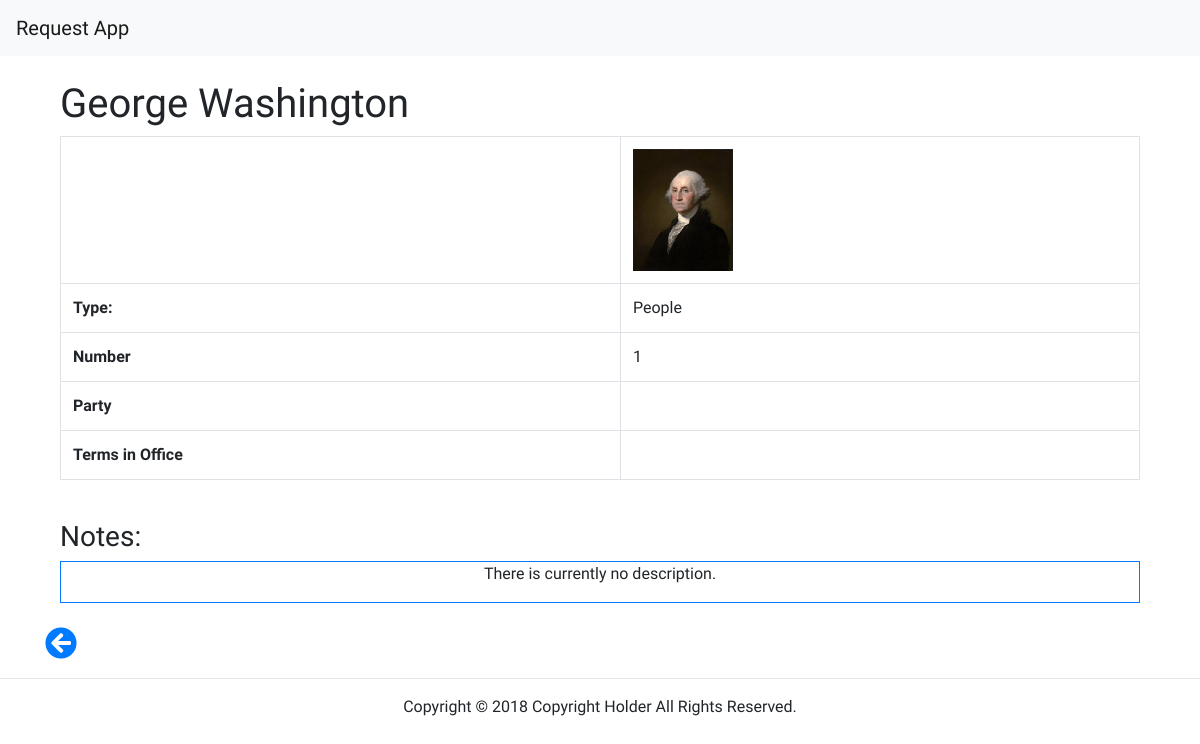
The page /crud/view.php?id=19 on the database its author committed.
### tables this page shows
CREATE TABLE `items` (
  `item_id` int(11) NOT NULL COMMENT 'ID of the Item',
  `item_name` varchar(50) DEFAULT NULL COMMENT 'Name of the Item',
  `item_type` varchar(50) DEFAULT NULL COMMENT 'Type of the Item',
  `item_image` varchar(50) DEFAULT NULL COMMENT 'Item Image Path',
  `item_active` tinyint(1) NOT NULL DEFAULT '1' COMMENT 'Wether the item is active or not.',
  `item_notes` text COMMENT 'Item Notes',
  `item_price` float DEFAULT NULL COMMENT 'Item Price',
  `item_schema` int(11) DEFAULT NULL COMMENT 'Item field schema',
  `item_f1` varchar(255) DEFAULT NULL COMMENT 'Field 1',
  `item_f2` varchar(255) DEFAULT NULL COMMENT 'Field 2',
  `item_f3` varchar(255) DEFAULT NULL COMMENT 'Field 3'
);

CREATE TABLE `types` (
  `type_id` int(11) NOT NULL COMMENT 'The ID of the Type',
  `type_name` varchar(50) NOT NULL COMMENT 'The Name of the Type'
);

CREATE TABLE `field_schema` (
  `schema_id` int(11) NOT NULL COMMENT 'Schema ID',
  `schema_name` varchar(255) DEFAULT NULL COMMENT 'Schema Name',
  `schema_f1` varchar(255) DEFAULT NULL COMMENT 'Field 1',
  `schema_f2` varchar(255) DEFAULT NULL COMMENT 'Field 2',
  `schema_f3` varchar(255) DEFAULT NULL COMMENT 'Field 3'
);

### crud/view.php (the view, shortened to what this page needs)
<?php include_once '../partials/_header.php' ?>
<br>
<div id='bodyContainer' class='container'>
  <?php
    $id = $_GET["id"];
    $activesql = "SELECT * FROM items
    INNER JOIN types ON items.item_type=types.type_id
    INNER JOIN field_schema ON items.item_schema=field_schema.schema_id
    WHERE item_id = $id";
    $result = mysqli_query($link, $activesql);
    $item = mysqli_fetch_array($result);
    $imagePath = $item['item_image'];
    $name = $item['item_name'];
    $type = $item['type_name'];
    $notes = $item['item_notes'];
    $fieldLabel1 = $item['schema_f1'];
    $fieldLabel2 = $item['schema_f2'];
    $fieldLabel3 = $item['schema_f3'];
    $field1 = $item['item_f1'];
    $field2 = $item['item_f2'];
    $field3 = $item['item_f3'];
   ?>
    <div class='col-md-12'>
      <h1><?php echo $name ?></h1>
      <table class='table table-bordered'>
        <tbody>
          <tr>
            <td></td>
            <td>
              <img src="../images/<?php echo $imagePath ?>" width=100px alt="<?php echo $name ?>">
            </td>
          </tr>
          <tr>
            <td><strong>Type:</strong></td>
            <td><?php echo $type ?></td>
          </tr>
          <tr>
            <td><strong><?php echo $fieldLabel1 ?></strong></td>
            <td><?php echo $field1 ?></td>
          </tr>
          <tr>
            <td><strong><?php echo $fieldLabel2 ?></strong></td>
            <td><?php echo $field2 ?></td>
          </tr>
          <tr>
            <td><strong><?php echo $fieldLabel3 ?></strong></td>
            <td><?php echo $field3 ?></td>
          </tr>
        </tbody>
      </table>
      <br>
      <h3>Notes:</h3>
      <div class="border border-primary">
        <?php
        if ($notes == '') {
          echo "<p class='text-center'>There is currently no description.</p>";
        } else {
          echo "<p>" . $notes . "</p>";
        }
        ?>
      </div>
    </div>
    <br>
    <p><a href="index.php"><i class="fas fa-arrow-circle-left fa-2x"></i></a></p></div>
    <?php include '../partials/_footer.php'; ?>

### css/master.css (style rules this page uses)
* { font-family: 'KoHo', sans-serif; }

### rows shown on the page
items: item_name "George Washington", item_image (picture), types.type_name "People", field_schema.schema_f1 "Number", item_f1 "1", field_schema.schema_f2 "Party", field_schema.schema_f3 "Terms in Office"
